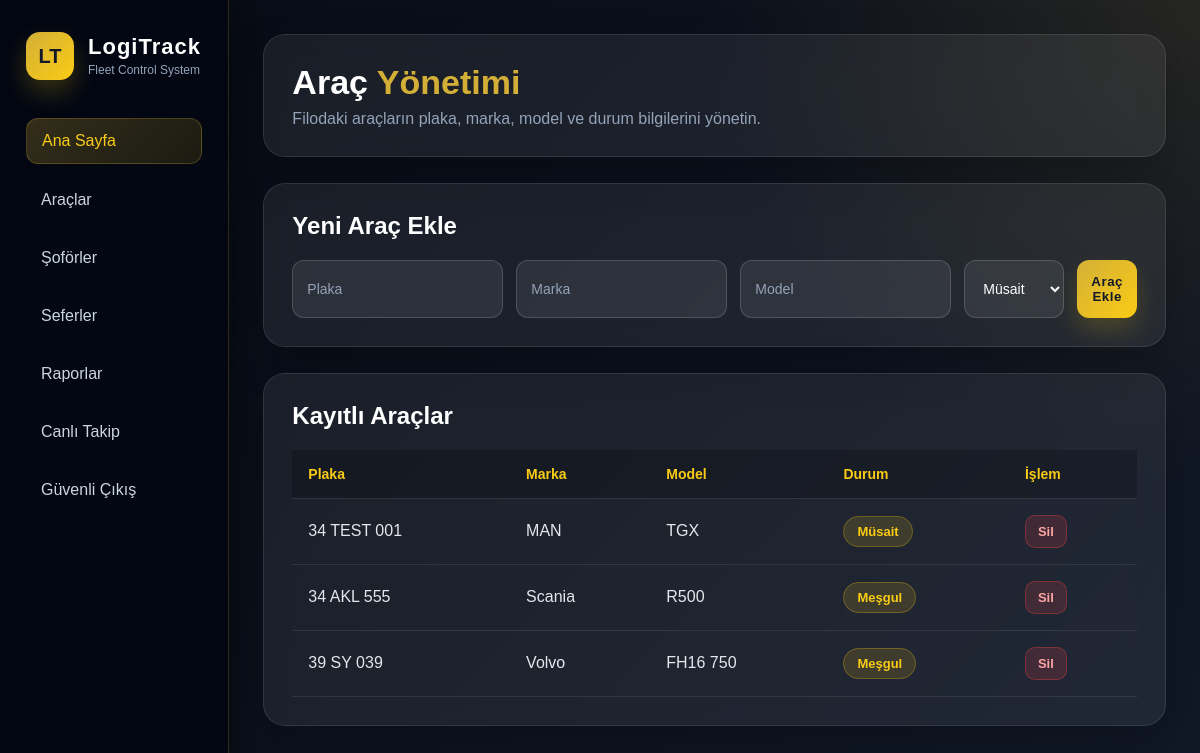
Screenshot of /araclar/ (signed in) with the database file from the repository.
### lojistik/models.py (models this page shows, shortened)
class Arac(models.Model):
    plaka = models.CharField(max_length=20)
    marka = models.CharField(max_length=50)
    model = models.CharField(max_length=50)
    durum = models.CharField(max_length=20)

### lojistik/views.py (the view, shortened to what this page needs)
# urls.py: path('araclar/', views.araclar, name='araclar'),
@login_required
def araclar(request):
    if kullanici_sofor_mu(request):
        return redirect('/sofor-panel/')
    hata = ""
    return render(request, 'araclar.html', {
        'araclar': Arac.objects.all(),
        'hata': hata
    })

### lojistik/views.py (called while the page is built)
def kullanici_sofor_mu(request):
    return Sofor.objects.filter(user=request.user).exists()

### lojistik/templates/araclar.html (shortened to what this page needs)
<!DOCTYPE html>
<html lang="tr">
<head>
</head>
<body>
<div class="container">
    <div class="sidebar">
        <div class="brand">
            <div class="brand-logo">LT</div>
            <div class="brand-text">
                <strong>LogiTrack</strong>
                <span>Fleet Control System</span>
            </div>
        </div>
        <a href="/dashboard/" class="active">Ana Sayfa</a>
        <a href="/araclar/">Araçlar</a>
        <a href="/soforler/">Şoförler</a>
        <a href="/seferler/">Seferler</a>
        <a href="/raporlar/">Raporlar</a>
        <a href="/canli-takip/">Canlı Takip</a>
        <a href="/cikis/">Güvenli Çıkış</a>
    </div>
    <div class="main">
        <div class="topbar">
            <h1>Araç <span>Yönetimi</span></h1>
            <p>Filodaki araçların plaka, marka, model ve durum bilgilerini yönetin.</p>
        </div>
        <div class="form-card">
            <h2>Yeni Araç Ekle</h2>
            <form method="POST">
                <input type="text" name="plaka" placeholder="Plaka">
                <input type="text" name="marka" placeholder="Marka">
                <input type="text" name="model" placeholder="Model">
                <select name="durum">
                    <option>Müsait</option>
                </select>
                <button type="submit">Araç Ekle</button>
            </form>
        </div>
        <div class="table-card">
            <h2>Kayıtlı Araçlar</h2>
            <table>
                <thead>
                    <tr>
                        <th>Plaka</th>
                        <th>Marka</th>
                        <th>Model</th>
                        <th>Durum</th>
                        <th>İşlem</th>
                    </tr>
                </thead>
                <tbody>
                    {% for arac in araclar %}
                    <tr>
                        <td>{{ arac.plaka }}</td>
                        <td>{{ arac.marka }}</td>
                        <td>{{ arac.model }}</td>
                        <td><span class="status">{{ arac.durum }}</span></td>
                        <td>
    <a class="delete-link" href="/arac-sil/{{ arac.id }}/">
        Sil
    </a>
</td>
                    </tr>
                    {% empty %}
                    <tr>
                        <td colspan="5">Henüz araç kaydı yok.</td>
                    </tr>
                    {% endfor %}
                </tbody>
            </table>
        </div>
    </div>
</div>
</body>
</html>

### lojistik/templates/araclar.html (style rules this page uses)
* { box-sizing: border-box; }
body { margin: 0; font-family: Arial, sans-serif; background: #070b14; color: #e5e7eb; }
.container { display: flex; min-height: 100vh; background: radial-gradient(circle at top right, rgba(212,175,55,0.12), transparent 34%), linear-gradient(135deg, #070b14, #111827); }
.sidebar { width: 270px; background: rgba(3, 7, 18, 0.96); color: white; padding: 32px 26px; border-right: 1px solid rgba(212,175,55,0.22); box-shadow: 12px 0 35px rgba(0,0,0,0.35); }
.brand { display: flex; align-items: center; gap: 14px; margin-bottom: 38px; }
.brand-logo { width: 48px; height: 48px; border-radius: 14px; background: linear-gradient(135deg, #d4af37, #facc15); display: flex; align-items: center; justify-content: center; color: #111827; font-weight: 900; font-size: 20px; box-shadow: 0 12px 26px rgba(250,204,21,0.22); }
.brand-text strong { display: block; font-size: 22px; letter-spacing: 1px; }
.brand-text span { font-size: 12px; color: #94a3b8; }
.sidebar a { display: block; color: #cbd5e1; text-decoration: none; margin: 14px 0; padding: 13px 15px; border-radius: 12px; font-size: 16px; transition: 0.2s; }
.sidebar .active { background: linear-gradient(135deg, rgba(212,175,55,0.24), rgba(250,204,21,0.10)); color: #facc15; border: 1px solid rgba(212,175,55,0.25); }
.main { flex: 1; padding: 34px; }
.topbar, .form-card, .table-card { background: rgba(255,255,255,0.07); padding: 28px; border-radius: 22px; margin-bottom: 26px; border: 1px solid rgba(255,255,255,0.10); box-shadow: 0 18px 40px rgba(0,0,0,0.22); backdrop-filter: blur(14px); }
.topbar h1 { margin: 0; color: white; font-size: 34px; }
.topbar h1 span { color: #d4af37; }
.topbar p { margin: 8px 0 0; color: #94a3b8; }
.form-card h2, .table-card h2 { margin-top: 0; color: white; font-size: 24px; }
form { display: grid; grid-template-columns: repeat(5, 1fr); gap: 13px; }
input, select { padding: 14px; border: 1px solid rgba(255,255,255,0.16); border-radius: 12px; background: rgba(255,255,255,0.08); color: white; font-size: 14px; outline: none; }
input::placeholder { color: #94a3b8; }
select option { color: #111827; }
button { padding: 14px; background: linear-gradient(135deg, #d4af37, #facc15); color: #111827; border: none; border-radius: 12px; font-weight: 900; cursor: pointer; letter-spacing: 0.5px; box-shadow: 0 12px 25px rgba(250,204,21,0.18); }
table { width: 100%; border-collapse: collapse; margin-top: 18px; }
th, td { padding: 16px; text-align: left; border-bottom: 1px solid rgba(255,255,255,0.09); }
th { color: #facc15; background: rgba(0,0,0,0.22); font-size: 14px; }
td { color: #e5e7eb; }
.status { padding: 7px 13px; border-radius: 20px; font-size: 13px; font-weight: bold; border: 1px solid rgba(250,204,21,0.26); background: rgba(250,204,21,0.14); color: #facc15; }
.delete-link { display: inline-block; padding: 8px 12px; border-radius: 10px; background: rgba(239,68,68,0.16); color: #fca5a5; border: 1px solid rgba(239,68,68,0.35); text-decoration: none; font-weight: bold; font-size: 13px; }

### rows the page displays
Arac: plaka "34 TEST 001", marka "MAN", model "TGX", durum "Müsait"
Arac: plaka "34 AKL 555", marka "Scania", model "R500", durum "Meşgul"
Arac: plaka "39 SY 039", marka "Volvo", model "FH16 750", durum "Meşgul"
